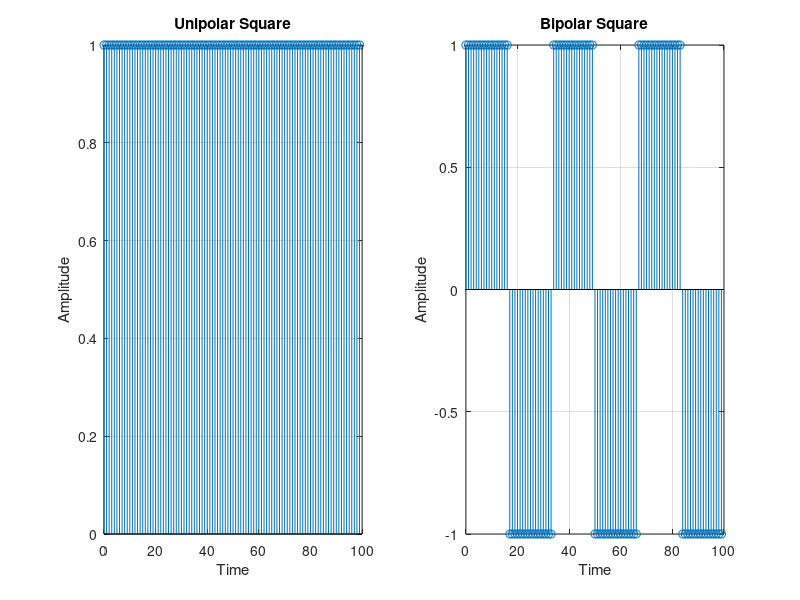

Reproduce this figure in MATLAB.
% clear output
clc;
clear all;
close all;

% set variables for sine waves
n = 0:1:99;
f = 0.03;

% creating output for each wave
fx = square(2 * pi * f * n, 100);
subplot(1, 2, 1);
stem(n, fx);
title('Unipolar Square');
xlabel('Time');
ylabel('Amplitude');
grid on;

fx = square(2 * pi * f * n, 50);
subplot(1, 2, 2);
stem(n, fx);
title('Bipolar Square');
xlabel('Time');
ylabel('Amplitude');
grid on;